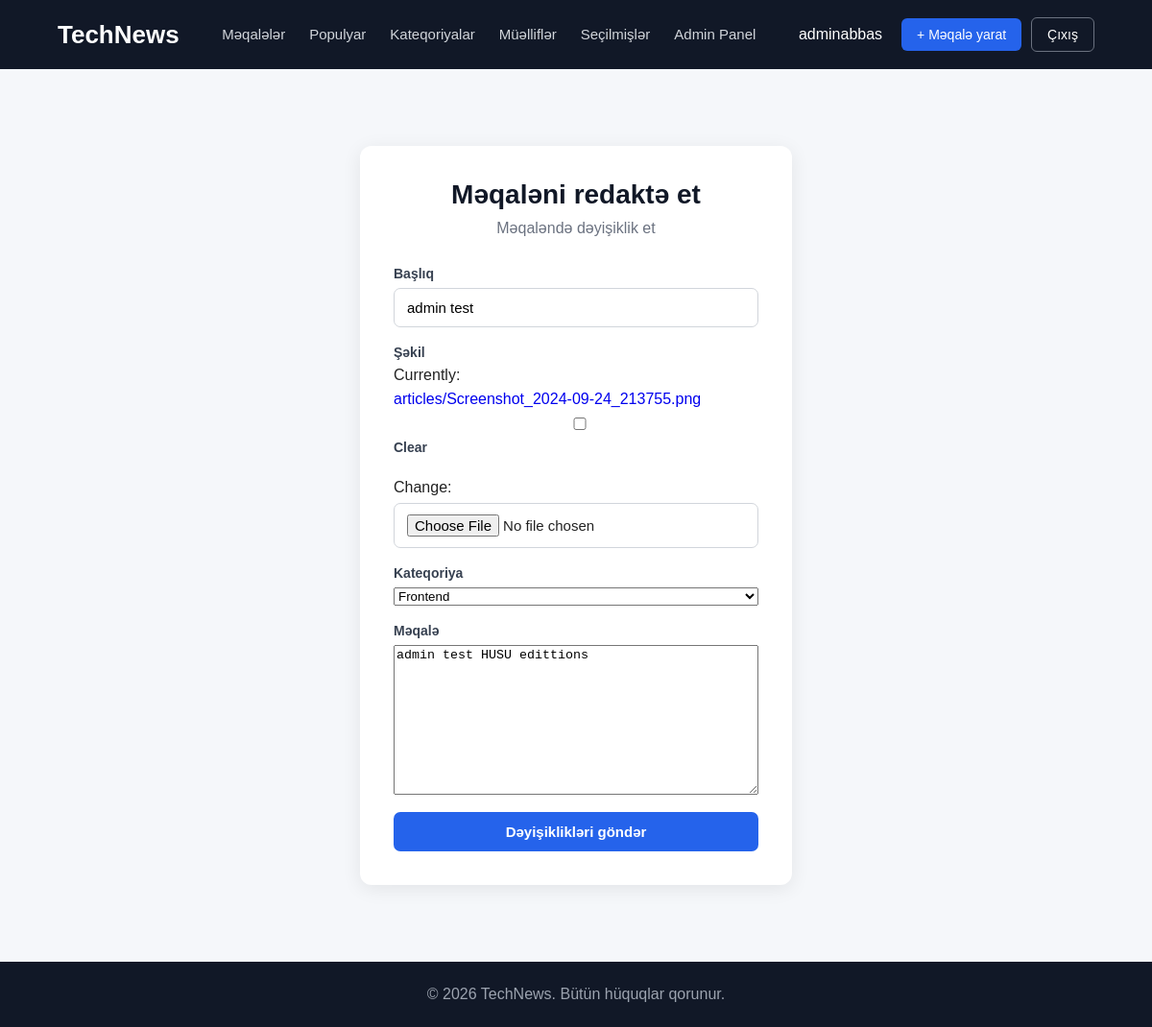
The page /7/edit/ (signed in) on the database its author committed.
### articles/models.py (models this page shows, shortened)
class Article(models.Model):
    STATUS_CHOICES = [
        ('pending', 'Gözləyir'),
        ('published', 'Yayımlandı'),
        ('rejected', 'Rədd edildi'),
    ]
    title = models.CharField(max_length=255)
    image = models.ImageField(
    upload_to='articles/',
    blank=True,
    null=True
)
    content = models.TextField()
    category = models.ForeignKey(
        Category,
        on_delete=models.CASCADE,
        related_name='articles'
    )
    author = models.ForeignKey(
        User,
        on_delete=models.CASCADE,
        related_name='articles'
    )
    created_at = models.DateTimeField(
        auto_now_add=True
    )
    status = models.CharField(
        max_length=20,
        choices=STATUS_CHOICES,
        default='pending'
    )

### articles/views.py (the view)
# urls.py: path('<int:article_id>/edit/', views.article_edit, name='article_edit'),
@login_required
def article_edit(request, article_id):
    if request.user.is_superuser or is_admin(request.user):
        article = get_object_or_404(
            Article,
            id=article_id
        )
    else:
        article = get_object_or_404(
            Article,
            id=article_id,
            author=request.user
        )
    if request.method == 'POST':
        form = ArticleForm(
            request.POST,
            request.FILES,
            instance=article
        )
        if form.is_valid():
            article = form.save(commit=False)
            if request.user.is_superuser or is_admin(request.user):
                article.status = 'published'
            else:
                article.status = 'pending'
            article.save()
            return redirect('article_list')
    else:
        form = ArticleForm(
            instance=article
        )
    return render(
        request,
        'articles/article_edit.html',
        {
            'form': form,
            'article': article
        }
    )

### articles/forms.py
class ArticleForm(forms.ModelForm):
    class Meta:
        model = Article
        fields = ['title', 'image', 'content', 'category']

### articles/models.py (called while the page is built)
    def __str__(self):
        return self.name

### articles/views.py (called while the page is built)
def is_admin(user):
    return (
        user.is_authenticated
        and hasattr(user, 'profile')
        and user.profile.role == 'admin'
    )

### templates/articles/article_edit.html (shortened to what this page needs)
{% extends 'base.html' %}
{% block content %}
<div class="auth-page">
    <div class="auth-card">
        <div class="auth-header">
            <h1>Məqaləni redaktə et</h1>
            <p>Məqaləndə dəyişiklik et</p>
        </div>
        <form method="post"
              enctype="multipart/form-data"
              class="auth-form">
            <div class="form-group">
                <label for="id_title">Başlıq</label>
                {{ form.title }}
            </div>
            <div class="form-group">
                <label for="id_image">Şəkil</label>
                {{ form.image }}
            </div>
            <div class="form-group">
                <label for="id_category">Kateqoriya</label>
                {{ form.category }}
            </div>
            <div class="form-group">
                <label for="id_content">Məqalə</label>
                {{ form.content }}
            </div>
            <button type="submit" class="auth-button">
                Dəyişiklikləri göndər
            </button>
        </form>
    </div>
</div>
{% endblock %}

### templates/base.html (shortened to what this page needs)
{% load static %}
<!DOCTYPE html>
<html lang="az">
<head>
    <link rel="stylesheet" href="{% static 'css/style.css' %}">
</head>
<body>
    <nav class="navbar">
        <div class="container navbar-container">
            <a href="/" class="logo">
                TechNews
            </a>
            <ul class="nav-menu">
                <li>
                    <a href="{% url 'article_list' %}">
                        Məqalələr
                    </a>
                </li>
                <li>
                    <a href="{% url 'popular' %}">
                        Populyar
                    </a>
                </li>
                <li>
                    <a href="{% url 'categories' %}">
                        Kateqoriyalar
                    </a>
                </li>
                <li>
                    <a href="{% url 'authors' %}">
                        Müəlliflər
                    </a>
                </li>
                {% if user.is_authenticated %}
                    <li>
                        <a href="{% url 'favorites' %}">
                            Seçilmişlər
                        </a>
                    </li>
                {% endif %}
                {% if user.is_authenticated and user.profile.role == 'admin' %}
                    <li>
                        <a href="{% url 'admin_dashboard' %}">
                            Admin Panel
                        </a>
                    </li>
                {% endif %}
            </ul>
            <div class="user-menu">
                {% if user.is_authenticated %}
                    <span class="username">
                        {{ user.username }}
                    </span>
                    <a href="{% url 'article_create' %}"
                       class="btn btn-primary">
                        + Məqalə yarat
                    </a>
                    <a href="{% url 'logout' %}"
                       class="btn btn-outline">
                        Çıxış
                    </a>
                {% endif %}
            </div>
        </div>
    </nav>
    <main class="main-content">
        <div class="container">
            {% block content %}
            {% endblock %}
        </div>
    </main>
    <footer class="footer">
        <div class="container">
            <p>
                © 2026 TechNews. Bütün hüquqlar qorunur.
            </p>
        </div>
    </footer>
</body>
</html>

### static/css/style.css (style rules this page uses)
* { box-sizing: border-box; }
body { margin: 0; font-family: Arial, sans-serif; background-color: #f5f7fa; color: #222; }
a { text-decoration: none; }
.container { width: 90%; max-width: 1200px; margin: 0 auto; }
.navbar { background-color: #111827; padding: 18px 0; }
.navbar-container { display: flex; align-items: center; justify-content: space-between; gap: 30px; }
.logo { color: white; font-size: 26px; font-weight: bold; }
.nav-menu { display: flex; align-items: center; gap: 25px; list-style: none; margin: 0; padding: 0; }
.nav-menu a { color: #d1d5db; font-size: 15px; transition: 0.2s; }
.user-menu { display: flex; align-items: center; gap: 10px; }
.username { color: white; margin-right: 10px; }
.btn { padding: 9px 16px; border-radius: 6px; font-size: 14px; display: inline-block; }
.btn-primary { background-color: #2563eb; color: white; }
.btn-outline { border: 1px solid #6b7280; color: white; }
.main-content { min-height: 75vh; padding: 40px 0; }
.footer { background-color: #111827; color: #9ca3af; padding: 25px 0; text-align: center; }
.footer p { margin: 0; }
.auth-page { min-height: 70vh; display: flex; justify-content: center; align-items: center; padding: 40px 0; }
.auth-card { width: 100%; max-width: 450px; background-color: white; padding: 35px; border-radius: 12px; box-shadow: 0 4px 20px rgba(0, 0, 0, 0.08); }
.auth-header { text-align: center; margin-bottom: 30px; }
.auth-header h1 { margin: 0 0 10px; font-size: 28px; color: #111827; }
.auth-header p { margin: 0; color: #6b7280; }
.auth-form { display: flex; flex-direction: column; gap: 18px; }
.form-group { display: flex; flex-direction: column; gap: 7px; }
.form-group label { font-size: 14px; font-weight: 600; color: #374151; }
.form-group input { width: 100%; padding: 11px 13px; border: 1px solid #d1d5db; border-radius: 7px; font-size: 15px; outline: none; transition: 0.2s; }
.auth-button { width: 100%; border: none; border-radius: 7px; padding: 12px; background-color: #2563eb; color: white; font-size: 15px; font-weight: 600; cursor: pointer; transition: 0.2s; }

### rows shown on the page
Article: title "admin test", category "Frontend", content "admin test HUSU edittions"

### other values the page prints
{{ user.username }} "adminabbas"
